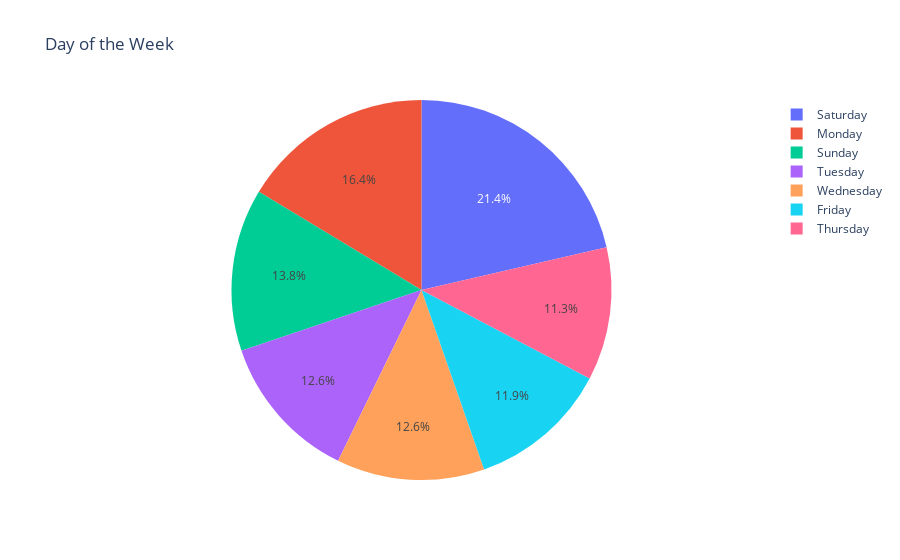

Notebook code cell kept with this figure:
### Code cell
#plotting the day olumn as a pie
fig = px.pie(spam_day, values = 'count', names = 'day', title = 'Day of the Week')
fig.show()

### Figure 1 — Plotly figure (JSON) as saved in the notebook; plotly's stock layout.template omitted (floating-point values rounded to 4 significant figures)
{"data": [{"domain": {"x": [0, 1], "y": [0, 1]}, "hovertemplate": "day=%{label}<br>count=%{value}<extra></extra>", "labels": ["Saturday", "Monday", "Sunday", "Tuesday", "Wednesday", "Friday", "Thursday"], "legendgroup": "", "name": "", "showlegend": true, "type": "pie", "values": [34, 26, 22, 20, 20, 19, 18]}], "layout": {"legend": {"tracegroupgap": 0}, "title": {"text": "Day of the Week"}}}
